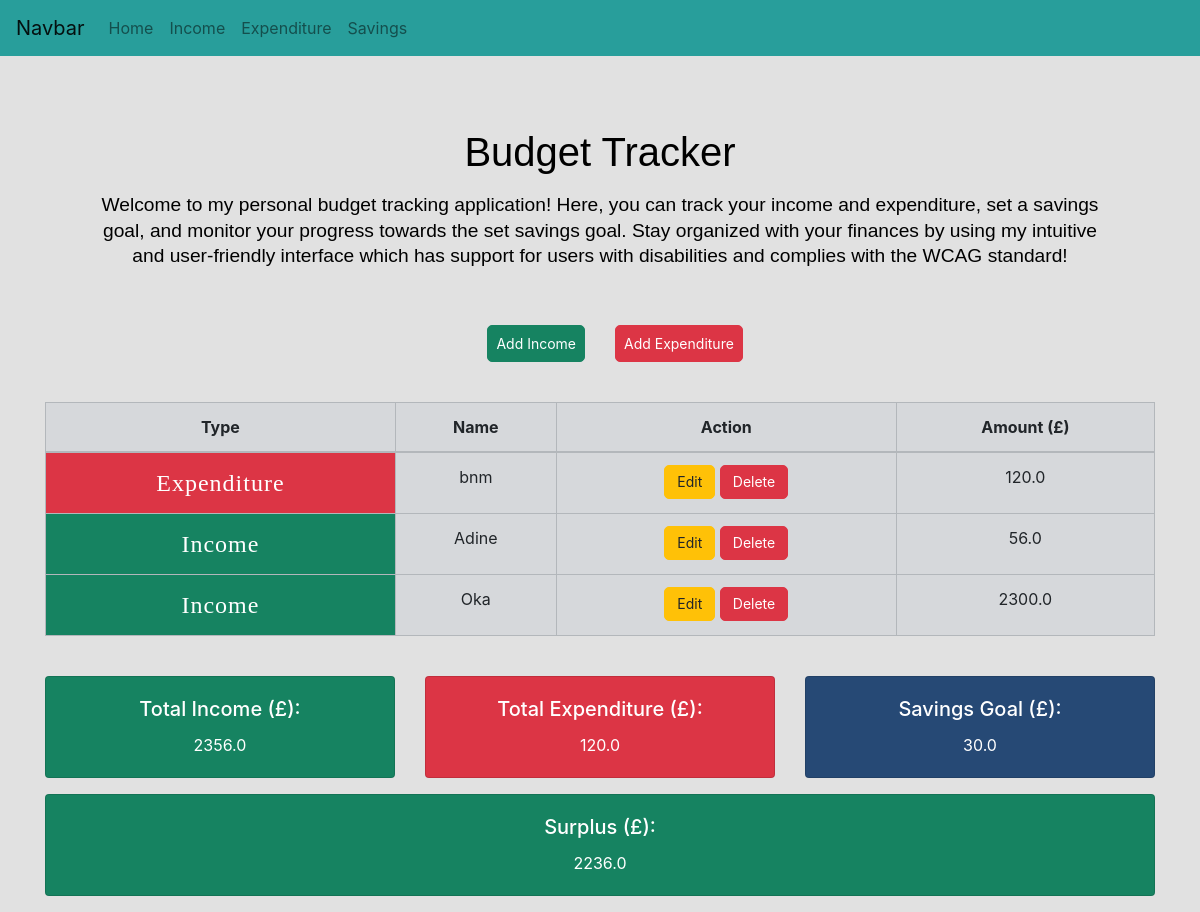
Before: / with the older database file.
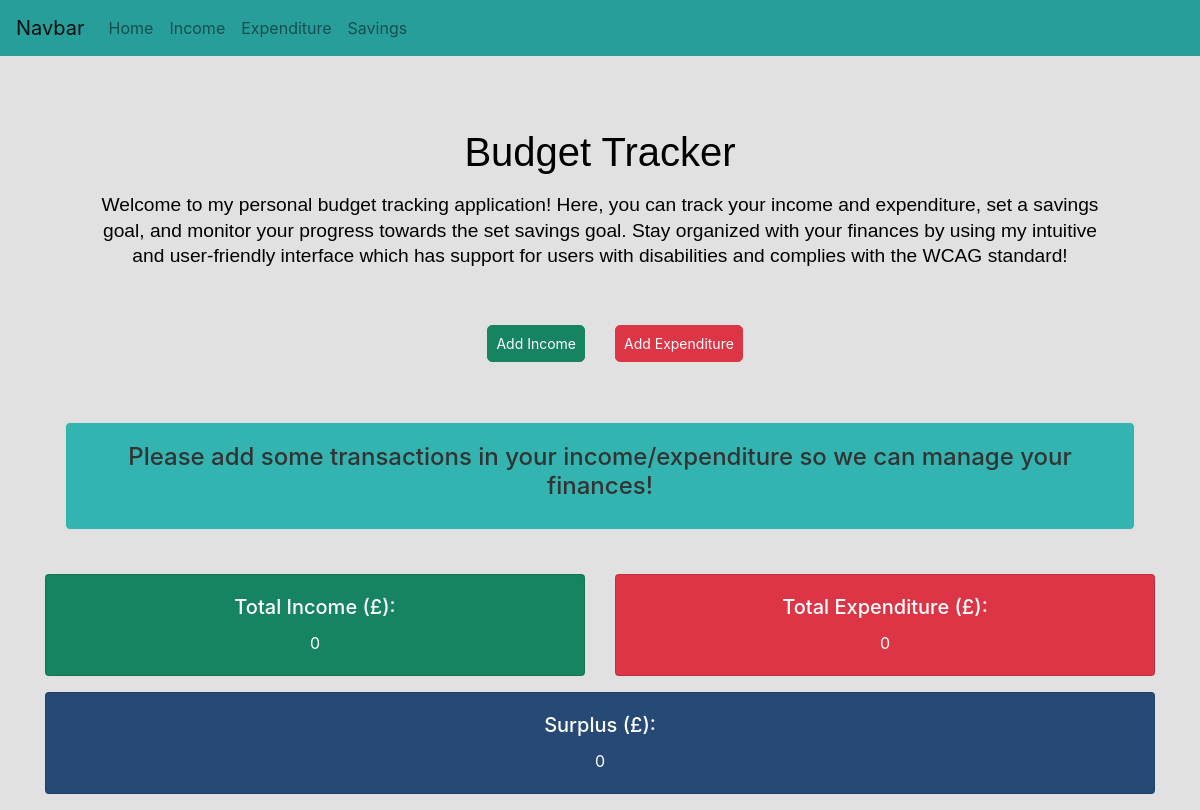
After: the same page with the newer database file.
### app/models.py (models this page shows)
class Expenditure(db.Model):
    id = db.Column(db.Integer, primary_key=True)
    name = db.Column(db.String(500), index=True, unique=True)
    amount = db.Column(db.Float)
    date_created = db.Column(db.DateTime, default=datetime.utcnow)

class Income(db.Model):
    id = db.Column(db.Integer, primary_key=True)
    name = db.Column(db.String(500), index=True, unique=True)
    amount = db.Column(db.Float)
    date_created = db.Column(db.DateTime, default=datetime.utcnow)

class Savings(db.Model):
    id = db.Column(db.Integer, primary_key=True)
    name = db.Column(db.String(500))
    goal_amount = db.Column(db.Float)
    date_created = db.Column(db.DateTime, default=datetime.utcnow)

### app/views.py (the view)
@app.route('/', methods=['GET', 'POST'])
def index():
    income_entries = models.Income.query.all()
    expenditure_entries = models.Expenditure.query.all()
    total_income = sum(entry.amount for entry in income_entries)
    total_expenditure = sum(entry.amount for entry in expenditure_entries)
    total_difference = total_income - total_expenditure
    income_and_expenditure = income_entries + expenditure_entries
    savingsGoal = models.Savings.query.limit(1).all()
    income_and_expenditure.sort(key=lambda x: x.date_created)
    return render_template('index.html',
                           title='Home Page',
                           income_and_expenditure=income_and_expenditure,
                           total_income=total_income,
                           total_expenditure=total_expenditure,
                           total_difference=total_difference,
                           savingsGoal=savingsGoal)

### app/templates/index.html
{% extends "base.html" %}
{% block content %}
<div class="container">
    <div class="main">
        <h1 class="text-center mb-4">Budget Tracker</h1>
        <p class="text-center">Welcome to my personal budget tracking application!
            Here, you can track your income and expenditure, set a savings goal,
            and monitor your progress towards the set savings goal.
            Stay organized with your finances by using my intuitive and user-friendly interface which
            has support for users with disabilities and complies with the WCAG standard!</p>
    </div>
    <div>
        <div class="row mb-3">
            <div class="col-6">
                <a href="/income" class="btn btn-success float-md-right p-2 display-1" role="button" aria-pressed="true">Add Income</a>
            </div>
            <div class="col-6">
                <a href="/expenditure" class="btn btn-danger  p-2" role="button" aria-pressed="true">Add Expenditure</a>
            </div>
        </div>
    </div>
    <br>
        {% if income_and_expenditure %}
            <table class="table table-bordered table-secondary">
                <thead>
                    <tr class="text-center">
                        <th scope="col">Type</th>
                        <th scope="col">Name</th>
                        <th scope="col">Action</th>
                        <th scope="col">Amount (£)</th>
                    </tr>
                </thead>
                <tbody>
                    {% for result in income_and_expenditure %}
                        {% set is_income = result.__tablename__ == 'income' %}
                        {% set row_class = 'income' if is_income else 'expenditure' %}
                        <tr class="text-center">
                            <th scope="row" class="{{ row_class }}">{{ 'Income' if is_income else 'Expenditure' }}</th>
                            <td>{{ result.name }}</td>
                            <td>
                                <a href="{{ url_for('update_entry', entry_type=result.__tablename__, id=result.id) }}" class="btn btn-warning">Edit</a>
                                <a href="{{ url_for('delete_entry', entry_type=result.__tablename__, id=result.id) }}" class="btn btn-danger">Delete</a>
                            </td>
                            <td>{{ result.amount }}</td>
                        </tr>
                    {% endfor %}
                </tbody>
            </table>
        {% else %}
            <div class="empty">
                <h1>Please add some transactions in your income/expenditure so we can manage your finances!</h1>
            </div>
        {% endif %}
    <br>
    <div class="row">
        <div class="col-sm text-center">
            <div class="card text-white bg-success mb-3" >
                <div class="card-body">
                    <h5 class="card-title">Total Income (£):</h5>
                    <p class="card-text">
                        {{ total_income }}
                    </p>
                </div>
            </div>
        </div>
        <div class="col-sm text-center">
            <div class="card text-white bg-danger mb-3">
                <div class="card-body">
                    <h5 class="card-title">Total Expenditure (£):</h5>
                    <p class="card-text">
                        {{ total_expenditure }}
                    </p>
                </div>
            </div>
        </div>
        {% if savingsGoal %}
            <div class="col-sm text-center">
                <div class="card text-white bg-info mb-3">
                    <div class="card-body">
                        <h5 class="card-title">Savings Goal (£):</h5>
                        <p class="card-text">{{ savingsGoal[0].goal_amount }}</p>
                    </div>
                </div>
            </div>
        {% endif %}
    </div>
    <div class="row">
        <div class="col text-center">
            <div class="card text-white
            {% if total_difference < 0 %}
             bg-danger
            {% elif total_difference > 0 %}
            bg-success
            {% else %}
            bg-info
            {% endif %} mb-3">
                <div class="card-body">
                    <h5 class="card-title">
                        {% if total_difference < 0 %}
                            Deficit
                        {% else %}
                            Surplus
                        {% endif %}
                        (£):
                    </h5>
                    <p class="card-text">
                        {% if total_difference < 0 %}
                            {{ total_difference * -1 }}
                        {% else %}
                            {{ total_difference }}
                        {% endif %}
                    </p>
                </div>
            </div>
        </div>
    </div>
</div>
{% endblock %}

### app/templates/base.html (shortened to what this page needs)
<!DOCTYPE html>
<html lang="en">
    <head>
        <link rel="stylesheet" href="https://stackpath.bootstrapcdn.com/bootstrap/4.2.1/css/bootstrap.min.css">
        <link rel="stylesheet" href="../static/style.css" />
    </head>
    <body>
        <nav class="navbar navbar-expand-sm navbar-light bg-navbar">
            <a class="navbar-brand" href="#">Navbar</a>
            <div class="collapse navbar-collapse" id="navbarSupportedContent">
              <ul class="navbar-nav mr-auto">
                <li class="nav-item"><a class="nav-link" href="/">Home</a></li>
                <li class="nav-item"><a class="nav-link" href="/income">Income</a></li>
                <li class="nav-item"><a class="nav-link" href="/expenditure">Expenditure</a></li>
                <li class="nav-item"><a class="nav-link" href="/savings">Savings</a></li>
              </ul>
            </div>
          </nav>
        <div>
            {% block content %}{% endblock %}
        </div>
    </body>
</html>

### app/static/style.css (style rules this page uses)
body { background-color: rgb(225, 225, 225); }
.container { padding-top: 40px; margin: auto; }
.bg-success { background-color: #168361 !important; }
.bg-info { background-color: #264975 !important; }
.btn { border-radius: 5px; padding: 6px 12px; font-size: 14px; line-height: 1.4; }
.btn-success { background-color: #168361; color: white; border-color: #168361; }
.btn-danger { background-color: #DC3545; color: white; border-color: #DC3545; }
.bg-navbar { background-color: #289e9b !important; }
.main { color:black; font-size: 24px; padding: 40px; }
.main > h1 { font-family: Arial, sans-serif; font-size: 2.5rem; line-height: 2rem; }
.main > p { font-family: Arial, sans-serif; font-size: 1.2rem; line-height: 1.6rem; }
.empty { text-align: center; margin: 20px; padding: 20px; border: 1px solid #ddd; border-radius: 5px; background-color: #34b4b0; }
.empty h1 { color: #333; font-size: 24px; }

Changed rows visible on the page:
removed Expenditure: value "Expenditure", name "bnm", amount "120.0"
removed Income: value "Income", name "Adine", amount "56.0"
removed Income: value "Income", name "Oka", amount "2300.0"
removed Savings: goal_amount "30.0"
Other visible differences:
{{ total_income }}: "2356.0" → "0"
{{ total_expenditure }}: "120.0" → "0"
{{ total_difference }}: "2236.0" → "0"
text no longer shown: "Type Name Action Amount (£) Savings Goal (£):"
text now shown: "Please add some transactions in your income/expenditure so we can manage your finances!"
